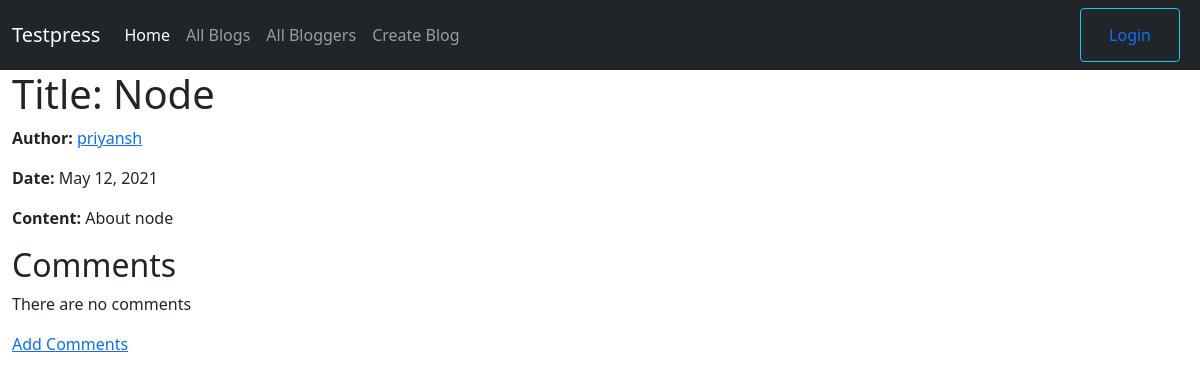
The app's page /blog/blog/5, older data.
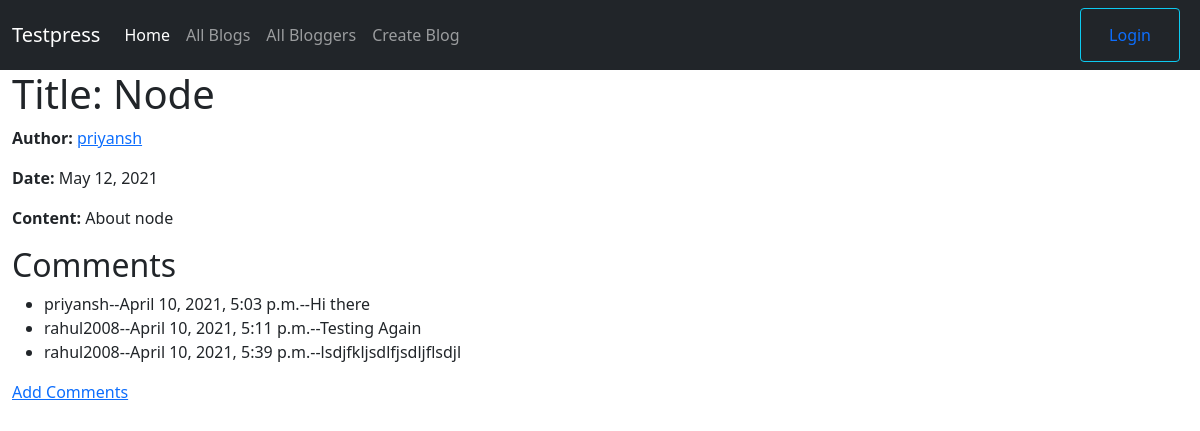
The same page, newer data.
### blog/models.py (models this page shows, shortened)
class Comment(models.Model):
    description = models.TextField(max_length=1000)
    blog = models.ForeignKey('Blog', on_delete=models.CASCADE, null=True)
    date_time = models.DateTimeField()
    user = models.ForeignKey(User, on_delete=models.CASCADE, null=True)

### blog/views.py (the view)
# urls.py: path('blog/<int:pk>', views.BlogDetailView.as_view(), name='blog-detail'),
class BlogDetailView(generic.DetailView):
    model = Blog

### blog/models.py (called while the page is built)
    def __str__(self):
        return f'{self.name}'

### blog/templates/blog/blog_detail.html
{% extends "base_generic.html" %}
{% block content %}
<div class="container">
    <h1>Title: {{ blog.title }}</h1>
    <p><strong>Author:</strong> <a href="{% url 'blogger-detail' blog.blog_author.pk %}">{{ blog.blog_author }}</a></p>
    <p><strong>Date:</strong> {{ blog.post_date }}</p>
    <p><strong>Content:</strong> {{ blog.content }}</p>
    <h2>Comments</h2>
    {% if blog.comment_set.all.count == 0 %}
    <p>There are no comments</p>
    {% else %}
    <ul>
        {% for comment in blog.comment_set.all %}
        <li>{{ comment.user }}--{{ comment.date_time}}--{{ comment.description }}</li>
        {% endfor %}
    </ul>
    {%endif%}
    <a href="{% url 'add-comment' pk=blog.pk %}">Add Comments</a>
</div>
{% endblock %}

Row changes from the older to the newer data that the page shows:
added Comment: user "priyansh", date_time "April 10, 2021, 5:03 p.m.", description "Hi there"
added Comment: user "rahul2008", date_time "April 10, 2021, 5:11 p.m.", description "Testing Again"
added Comment: user "rahul2008", date_time "April 10, 2021, 5:39 p.m.", description "lsdjfkljsdlfjsdljflsdjl"
Text that changed along with them:
text no longer shown: "There are no comments"
